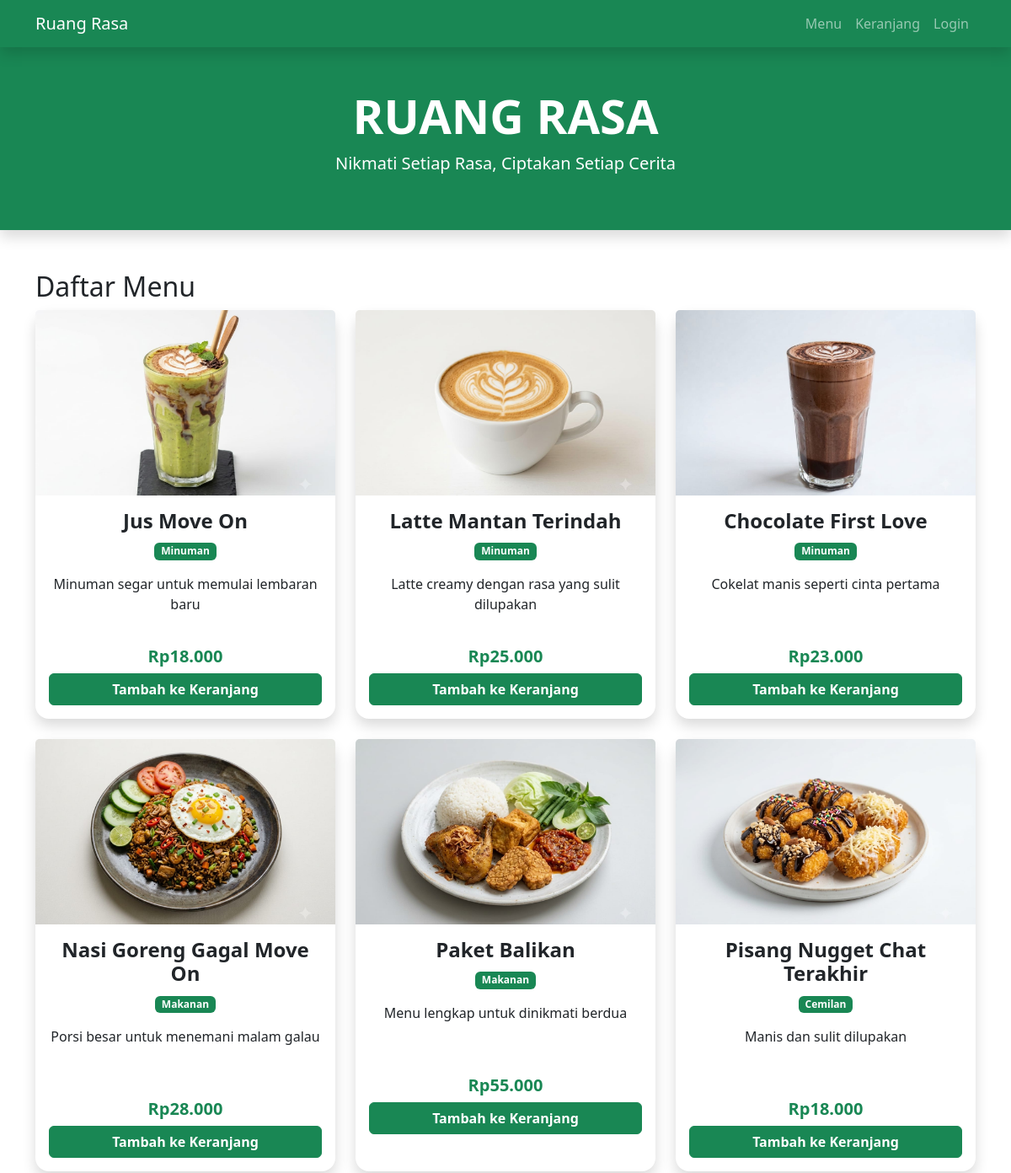
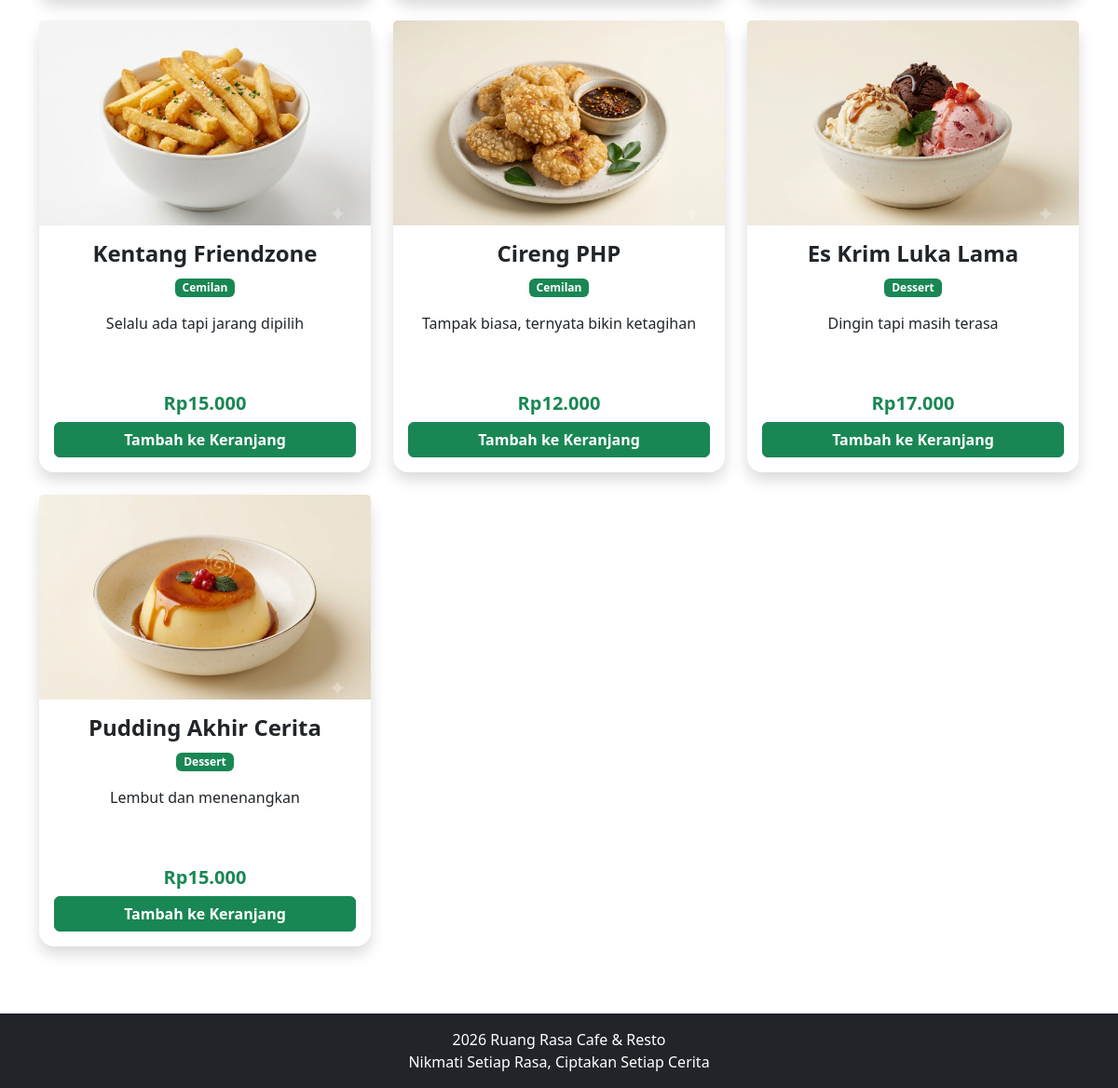
The page / on the database its author committed (2 pictures, top to bottom).
### tables this page shows
CREATE TABLE `menu` (
  `id_menu` int(11) NOT NULL,
  `nama_menu` varchar(100) NOT NULL,
  `kategori` varchar(50) NOT NULL,
  `deskripsi` text DEFAULT NULL,
  `harga` int(11) NOT NULL,
  `foto` varchar(255) DEFAULT NULL
);

### index.php (the view, shortened to what this page needs)
<?php
include 'config/koneksi.php';
$data = mysqli_query($koneksi, "SELECT * FROM menu");
?>
<!DOCTYPE html>
<html>
<head>
    <link
        href="https://cdn.jsdelivr.net/npm/bootstrap@5.3.3/dist/css/bootstrap.min.css"
        rel="stylesheet">
</head>
<body>
    <nav class="navbar navbar-expand-lg navbar-dark bg-success shadow">
        <div class="container">
            <a class="navbar-brand" href="#">
                Ruang Rasa
            </a>
            <ul class="navbar-nav ms-auto">
                <li class="nav-item">
                    <a class="nav-link" href="#">Menu</a>
                </li>
                <li class="nav-item">
                    <a class="nav-link" href="keranjang.php">Keranjang</a>
                </li>
                <li class="nav-item">
                    <a class="nav-link" href="login.php">Login</a>
                </li>
            </ul>
        </div>
    </nav>
    <div class="bg-success text-white text-center py-5 shadow">
        <h1 class="display-4 fw-bold">
            RUANG RASA
        </h1>
        <p class="lead">
            Nikmati Setiap Rasa,
            Ciptakan Setiap Cerita
        </p>
    </div>
    <div class="container my-5">
        <h2>Daftar Menu</h2>
        <div class="row">
            <?php while ($menu = mysqli_fetch_array($data)) { ?>
                <div class="col-md-4 mb-4">
                    <div class="card h-100 shadow border-0 rounded-4">
                        <?php
                        if (!empty($menu['foto'])) {
                        ?>
                            <img
                                src="assets/images/<?php echo $menu['foto']; ?>"
                                class="card-img-top"
                                style="height:220px; object-fit:cover;">
                        <?php
                        }
                        ?>
                        <div class="card-body text-center">
                            <h4 class="card-title fw-bold">
                                <?php echo $menu['nama_menu']; ?>
                            </h4>
                            <span class="badge bg-success"><?php echo $menu['kategori']; ?></span>
                            <p class="mt-3" style="min-height:70px;">
                                <?php echo $menu['deskripsi']; ?>
                            </p>
                            <h5 class="text-success fw-bold">
                                Rp<?php echo number_format($menu['harga'], 0, ",", "."); ?>
                            </h5>
                            <a href="tambah_keranjang.php?id=<?php echo $menu['id_menu']; ?>"
                                class="btn btn-success fw-bold w-100">
                                Tambah ke Keranjang
                            </a>
                        </div>
                    </div>
                </div>
            <?php } ?>
        </div>
    </div>
    <footer class="bg-dark text-white text-center p-3 mt-5">
        2026 Ruang Rasa Cafe & Resto
        <br>
        Nikmati Setiap Rasa, Ciptakan Setiap Cerita
    </footer>
</body>
</html>

### rows shown on the page
menu: foto (picture), nama_menu "Jus Move On", kategori "Minuman", deskripsi "Minuman segar untuk memulai lembaran baru", harga "18.000"
menu: shows a picture, nama_menu "Latte Mantan Terindah", kategori "Minuman", deskripsi "Latte creamy dengan rasa yang sulit dilupakan", harga "25.000"
menu: foto (picture), nama_menu "Chocolate First Love", kategori "Minuman", deskripsi "Cokelat manis seperti cinta pertama", harga "23.000"
menu: shows a picture, nama_menu "Nasi Goreng Gagal Move On", kategori "Makanan", deskripsi "Porsi besar untuk menemani malam galau", harga "28.000"
menu: shows a picture, nama_menu "Paket Balikan", kategori "Makanan", deskripsi "Menu lengkap untuk dinikmati berdua", harga "55.000"
menu: shows a picture, nama_menu "Pisang Nugget Chat Terakhir", kategori "Cemilan", deskripsi "Manis dan sulit dilupakan", harga "18.000"
menu: shows a picture, nama_menu "Kentang Friendzone", kategori "Cemilan", deskripsi "Selalu ada tapi jarang dipilih", harga "15.000"
menu: foto (picture), nama_menu "Cireng PHP", kategori "Cemilan", deskripsi "Tampak biasa, ternyata bikin ketagihan", harga "12.000"
menu: foto (picture), nama_menu "Es Krim Luka Lama", kategori "Dessert", deskripsi "Dingin tapi masih terasa", harga "17.000"
menu: shows a picture, nama_menu "Pudding Akhir Cerita", kategori "Dessert", deskripsi "Lembut dan menenangkan", harga "15.000"
